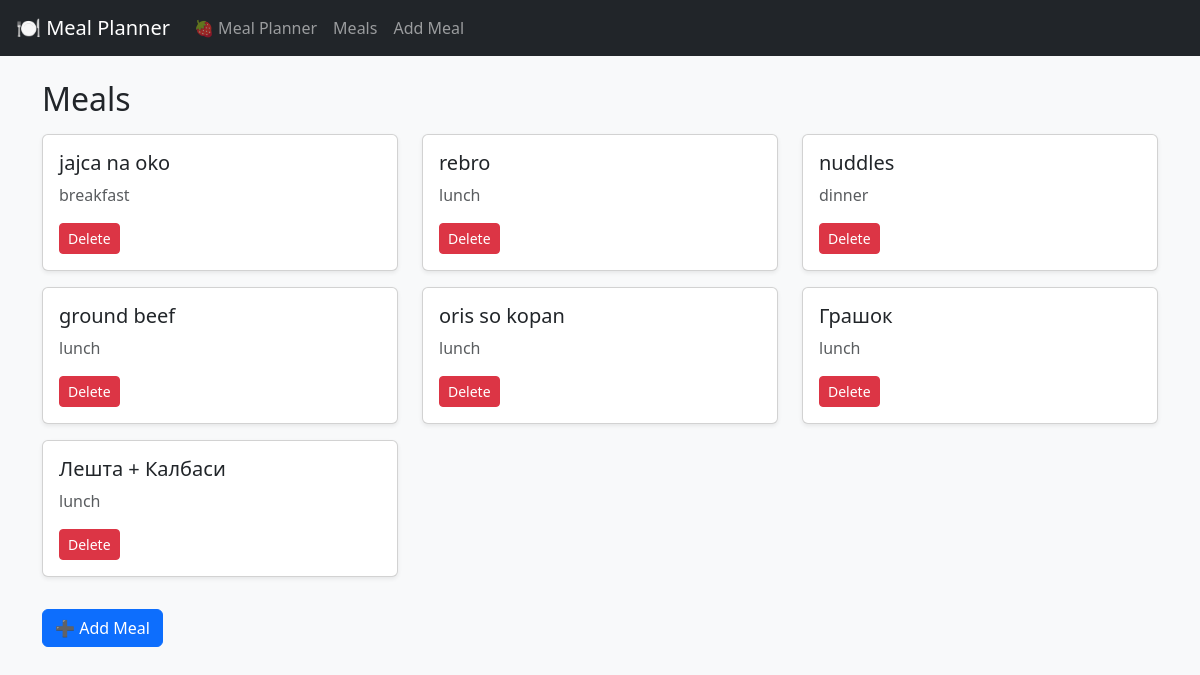
The app's page /meals, older data.
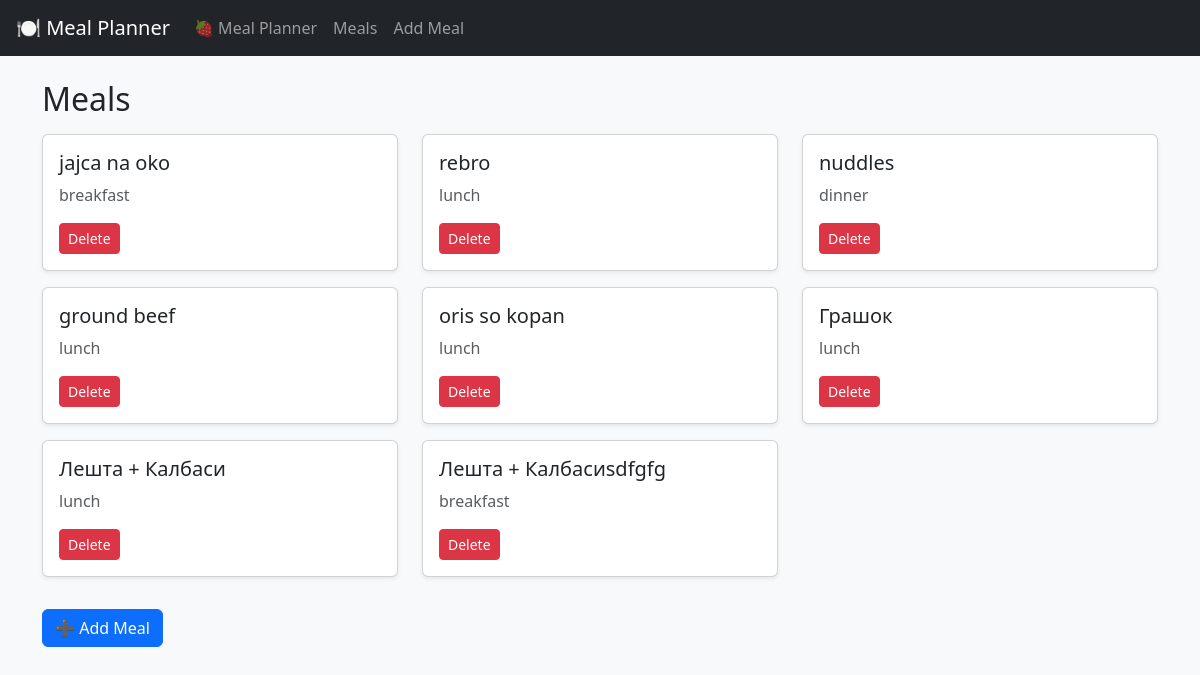
The same page, newer data.
### models.py (models this page shows)
class Meal(db.Model):
    id = db.Column(db.Integer, primary_key=True)
    name = db.Column(db.String(100))
    category = db.Column(db.String(20))  # breakfast/lunch/dinner

### app.py (the view)
@app.route('/meals')
def meals():
    meals = Meal.query.all()
    return render_template('meals.html', meals=meals)

### templates/meals.html
{% extends 'base.html' %}
{% block content %}
<h2 class="mb-3">Meals</h2>
<div class="row">
    {% for meal in meals %}
    <div class="col-md-4 mb-3">
        <div class="card shadow-sm">
            <div class="card-body">
                <h5 class="card-title">{{ meal.name }}</h5>
                <p class="card-text text-muted">{{ meal.category }}</p>
                <a href="/meals/delete/{{ meal.id }}" class="btn btn-sm btn-danger">
                    Delete
                </a>
            </div>
        </div>
    </div>
    {% endfor %}
</div>
<a href="/meals/add" class="btn btn-primary mt-3">➕ Add Meal</a>
{% endblock %}

### templates/base.html (shortened to what this page needs)
<!DOCTYPE html>
<html>
<head>
    <link href="https://cdn.jsdelivr.net/npm/bootstrap@5.3.0/dist/css/bootstrap.min.css" rel="stylesheet">
    <link rel="stylesheet" href="{{ url_for('static', filename='style.css') }}">
</head>
<body class="bg-light">
<nav class="navbar navbar-expand-lg navbar-dark bg-dark px-3">
    <a class="navbar-brand" href="/planner">🍽 Meal Planner</a>
    <div class="navbar-nav">
        <a class="nav-link" href="/planner">🍓 Meal Planner</a>
        <a class="nav-link" href="/meals">Meals</a>
        <a class="nav-link" href="/meals/add">Add Meal</a>
    </div>
</nav>
<div class="container mt-4">
    {% block content %}{% endblock %}
</div>
</body>
</html>

### static/style.css (style rules this page uses)
body { background-color: #fff0f5; }

Row changes from the older to the newer data that the page shows:
added Meal: name "Лешта + Калбасиsdfgfg", category "breakfast"
